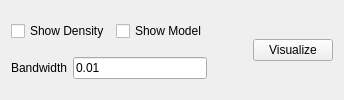
          <widget class="QWidget" name="visualization_tab">
           <attribute name="title">
            <string>Visualization</string>
           </attribute>
           <layout class="QHBoxLayout" name="horizontalLayout_3">
            <item>
             <layout class="QVBoxLayout" name="density_verticalLayout">
              <item>
               <layout class="QHBoxLayout" name="model_density_horizontalLayout">
                <item>
                 <widget class="QCheckBox" name="densityPlot_checkBox">
                  <property name="toolTip">
                   <string>1d and 2d only</string>
                  </property>
                  <property name="text">
                   <string>Show Density</string>
                  </property>
                 </widget>
                </item>
                <item>
                 <widget class="QCheckBox" name="showModel_checkBox">
                  <property name="text">
                   <string>Show Model</string>
                  </property>
                 </widget>
                </item>
               </layout>
              </item>
              <item>
               <layout class="QHBoxLayout" name="bandwidth_horizontalLayout">
                <item>
                 <widget class="QLabel" name="bandwidth_label">
                  <property name="enabled">
                   <bool>true</bool>
                  </property>
                  <property name="text">
                   <string>Bandwidth</string>
                  </property>
                  <property name="buddy">
                   <cstring>bandwidth_lineEdit</cstring>
                  </property>
                 </widget>
                </item>
                <item>
                 <widget class="QLineEdit" name="bandwidth_lineEdit">
                  <property name="text">
                   <string>0.01</string>
                  </property>
                 </widget>
                </item>
               </layout>
              </item>
             </layout>
            </item>
            <item>
             <spacer name="horizontalSpacer">
              <property name="orientation">
               <enum>Qt::Horizontal</enum>
              </property>
              <property name="sizeHint" stdset="0">
               <size>
                <width>40</width>
                <height>20</height>
               </size>
              </property>
             </spacer>
            </item>
            <item>
             <widget class="QPushButton" name="visualize_pushButton">
              <property name="text">
               <string>Visualize</string>
              </property>
             </widget>
            </item>
           </layout>
          </widget>
